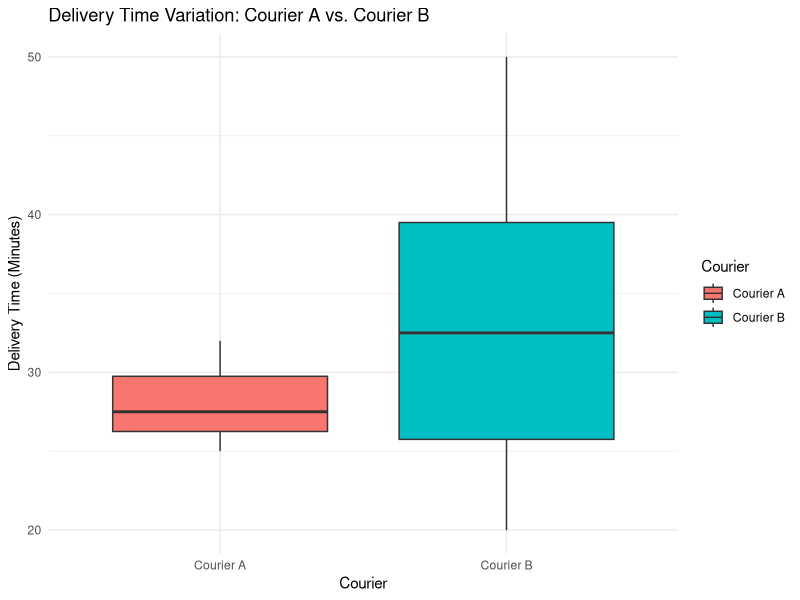

Generate this figure with R:
# Generate delivery times (in minutes)
courier_A <- c(25, 27, 30, 32, 28, 26, 29, 31, 27, 26)  # More consistent
courier_B <- c(20, 40, 35, 25, 30, 50, 45, 22, 38, 28)  # More variable

# Compute dispersion measures
range_A <- max(courier_A) - min(courier_A)
range_B <- max(courier_B) - min(courier_B)

variance_A <- var(courier_A)
variance_B <- var(courier_B)

sd_A <- sd(courier_A)
sd_B <- sd(courier_B)

iqr_A <- IQR(courier_A)
iqr_B <- IQR(courier_B)

# Display results
"Courier A"
cat("Range:", range_A, "\n")
cat("Variance:", variance_A, "\n")
cat("SD:", sd_A, "\n")
cat("IQR:", iqr_A, "\n")
"Courier B"
cat("Range:", range_B, "\n")
cat("Variance:", variance_B, "\n")
cat("SD:", sd_B, "\n")
cat("IQR:", iqr_B, "\n")

library(ggplot2)

# Create dataframe
df <- data.frame(
  Courier = rep(c("Courier A", "Courier B"), each=10),
  Delivery_Time = c(courier_A, courier_B)
)

# Boxplot comparison
ggplot(df, aes(x=Courier, y=Delivery_Time, fill=Courier)) +
  geom_boxplot() +
  ggtitle("Delivery Time Variation: Courier A vs. Courier B") +
  xlab("Courier") +
  ylab("Delivery Time (Minutes)") +
  theme_minimal()

